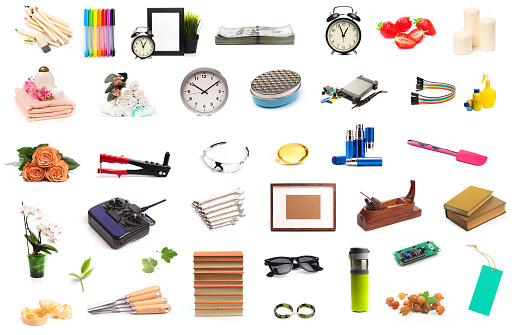
#> input picture 2025-10-05_taller_cv_3d/assets/3/image.jpg, 514 x 335 px, found by its file name
$ python ejercicio_6_analisis_geometrico.py
#> lines starting #> are read from the running program, lines starting #| are printed output that depends on the picture; after the words box and inside, x2 and y2 are one past the last pixel; in counts of white or black regions, pixels touching at a corner belong together
import cv2
import numpy as np
import math
from PIL import Image

# --- Función para crear GIF ---
def create_gif(images, duration=1000, filename='proceso_metricas.gif'):
    """Crea y guarda un GIF a partir de una lista de imágenes."""
    frames = []
    for img_np in images:
        if len(img_np.shape) == 2:
            img_np = cv2.cvtColor(img_np, cv2.COLOR_GRAY2RGB)
        elif img_np.dtype != np.uint8:
            img_np = (img_np * 255).astype(np.uint8)
        elif img_np.shape[2] == 3:
             img_np = cv2.cvtColor(img_np, cv2.COLOR_BGR2RGB)
    frames.append(Image.fromarray(img_np))
    if frames: # Asegurarse de que haya al menos un frame para guardar
        frames[0].save(filename, save_all=True, append_images=frames[1:], duration=duration, loop=0)
        print(f"GIF guardado como '{filename}'")

# --- Función para colocar etiquetas de forma inteligente ---
def get_label_position(cx, cy, img_width):
    pos_x = cx - 60
    pos_y = cy - 15
    if pos_x < 0:
        pos_x = cx + 15
    # Asegurarse que la etiqueta no se salga por la derecha
    if pos_x + 150 > img_width: # Estimado, ajustar 150 según largo de etiquetas
        pos_x = img_width - 150
        if pos_x < 0: pos_x = 0 # En caso de que la imagen sea muy estrecha

    # Asegurarse que la etiqueta no se salga por arriba
    if pos_y < 0:
        pos_y = cy + 20 # Moverla un poco hacia abajo

    return (pos_x, pos_y)

# --- Inicio del Script ---
try:
    img = cv2.imread('image.jpg')
#> img is the input picture: shape (335, 514, 3); mean B, G, R 217.9, 224.3, 230.1
    if img is None:
        raise FileNotFoundError("El archivo 'image.jpg' no se encontró.")

    img_height, img_width, _ = img.shape
#> img_height = 335; img_width = 514

    gray = cv2.cvtColor(img, cv2.COLOR_BGR2GRAY)
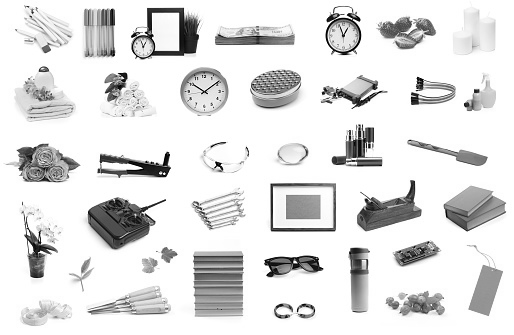
#> gray: shape (335, 514); min 0, max 255, mean 225.3
    blurred = cv2.GaussianBlur(gray, (7, 7), 0)
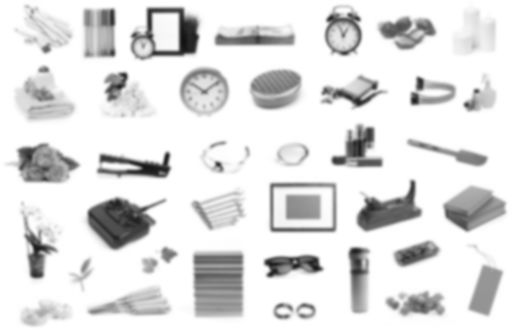
#> blurred: shape (335, 514); min 18, max 255, mean 225.3
    _, thresh = cv2.threshold(blurred, 0, 255, cv2.THRESH_BINARY_INV + cv2.THRESH_OTSU)
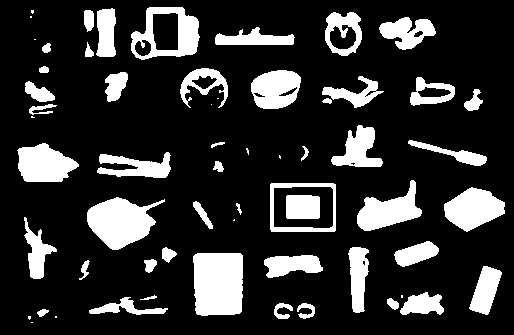
#> thresh: shape (335, 514); 19% white; 61 white regions (13 under 20 px), largest, box (x1, y1, x2, y2) and area: (193, 253, 243, 316) 2977, (87, 197, 165, 250) 2467, (444, 187, 505, 232) 1766

    kernel = np.ones((5,5), np.uint8)
    thresh = cv2.morphologyEx(thresh, cv2.MORPH_CLOSE, kernel)
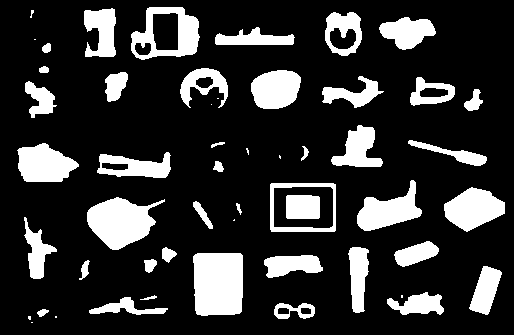
#> thresh: shape (335, 514); 19.5% white; 53 white regions (11 under 20 px)

    contours, _ = cv2.findContours(thresh, cv2.RETR_TREE, cv2.CHAIN_APPROX_SIMPLE)
#> contours = 62 contours, 12 with area under 20; largest, box (x1, y1, x2, y2) and area: (270, 183, 336, 232) 3116, (193, 253, 243, 316) 2884, (131, 7, 200, 60) 2700, (273, 186, 334, 229) 2451, (87, 197, 165, 250) 2378

    result_image = img.copy()

    # === CAMBIO CLAVE PARA EL GIF ANIMADO ===
    gif_animation_frames = [img.copy(), cv2.cvtColor(thresh, cv2.COLOR_GRAY2BGR)]
    # Añadimos la imagen original y la binarizada como primeros frames
    # Luego, añadiremos un frame por cada contorno procesado
    # =========================================

    for i, cnt in enumerate(contours):
        area = cv2.contourArea(cnt)
        perimeter = cv2.arcLength(cnt, True)

        if area < 400 or perimeter < 50:
            continue

        M = cv2.moments(cnt)
        cx = int(M["m10"] / M["m00"]) if M["m00"] != 0 else 0
        cy = int(M["m01"] / M["m00"]) if M["m00"] != 0 else 0

        epsilon = 0.035 * perimeter
        approx = cv2.approxPolyDP(cnt, epsilon, True)
        vertices = len(approx)

        circularity = (4 * math.pi * area) / (perimeter**2) if perimeter > 0 else 0

        shape_label = f"Poligono ({vertices}v)"
        color = (255, 0, 255) # Magenta por defecto

        if vertices == 3:
            shape_label = "Triangulo"
            color = (255, 0, 0) # Azul
        elif vertices == 4:
            x, y, w, h = cv2.boundingRect(approx)
            aspect_ratio = float(w)/h
            if 0.90 <= aspect_ratio <= 1.10: # Rango un poco más amplio para cuadrados
                shape_label = "Cuadrado"
            else:
                shape_label = "Rectangulo"
            color = (0, 255, 0) # Verde
        elif circularity > 0.88:
            shape_label = "Circulo"
            color = (0, 0, 255) # Rojo
        else:
            if vertices == 5:
                shape_label = "Pentagono"
            elif vertices == 6:
                shape_label = "Hexagono"
            color = (255, 165, 0) # Naranja

        cv2.drawContours(result_image, [cnt], -1, color, 3)
        cv2.circle(result_image, (cx, cy), 5, (255, 255, 255), -1)

        label_pos = get_label_position(cx, cy, img_width)
        text = f"#{i+1} [{shape_label}]"
        metrics_text = f"A:{int(area)} P:{int(perimeter)}"

        cv2.putText(result_image, text, label_pos, cv2.FONT_HERSHEY_SIMPLEX, 0.5, (0,0,0), 4, cv2.LINE_AA)
        cv2.putText(result_image, text, label_pos, cv2.FONT_HERSHEY_SIMPLEX, 0.5, (255,255,255), 1, cv2.LINE_AA)
        cv2.putText(result_image, metrics_text, (label_pos[0], label_pos[1] + 15), cv2.FONT_HERSHEY_SIMPLEX, 0.5, (0,0,0), 4, cv2.LINE_AA)
        cv2.putText(result_image, metrics_text, (label_pos[0], label_pos[1] + 15), cv2.FONT_HERSHEY_SIMPLEX, 0.5, (255,255,255), 1, cv2.LINE_AA)

        # === CAMBIO CLAVE PARA EL GIF ANIMADO ===
        # Añadir una copia del estado actual de result_image al final de cada iteración
        gif_animation_frames.append(result_image.copy())
#> this loop made 62 passes
#> (area, perimeter, cx, cy, epsilon, approx, vertices, circularity) on passes 8, 12, 15, 16, 17, 26, 27: (486.5, 188.7, 125, 307, 6.6, [[89, 312], [167, 308], [137, 310], [124, 297]], 4, 0.172), (886, 136.6, 485, 289, 4.78, [[483, 266], [469, 308], [487, 314], [501, 272]], 4, 0.597), (886.5, 151.8, 291, 264, 5.31, [[322, 267], [312, 255], [264, 260], [268, 277]], 4, 0.483), (2884.5, 214, 217, 283, 7.49, [[195, 254], [196, 313], [239, 313], [242, 255]], 4, 0.791), (916.5, 163.4, 357, 276, 5.72, [[352, 247], [352, 308], [359, 312], [368, 250]], 4, 0.432), (3116, 223.7, 302, 207, 7.83, [[270, 184], [271, 231], [335, 230], [335, 184]], 4, 0.783), (2451, 198.1, 303, 206, 6.93, [[273, 188], [330, 186], [333, 225], [274, 227]], 4, 0.785)
#> (area, perimeter, cx, cy, epsilon, approx, vertices, circularity) on pass 38: (522.5, 181.6, 454, 153, 6.36, [[408, 141], [474, 165], [486, 160]], 3, 0.199)
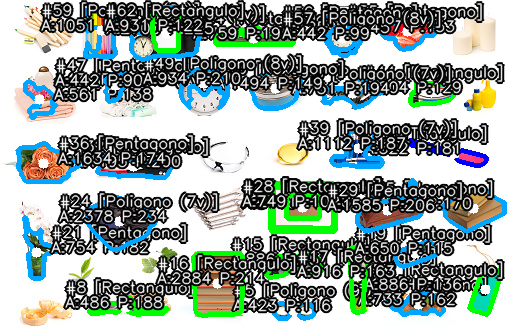
#> result_image: shape (335, 514, 3); mean B, G, R 162.3, 167.6, 154.7
#> after the loop, gif_animation_frames = 34 items
        # =========================================

    # --- Guardar GIF animado ---
    create_gif(gif_animation_frames, duration=700) # Duración ajustada para la animación
#> the loop in create_gif, `for img_np in images:` made 34 passes
#> pass 3, in create_gif, `img_np = cv2.cvtColor(img_np, cv2.COLOR_BGR2RGB)`:
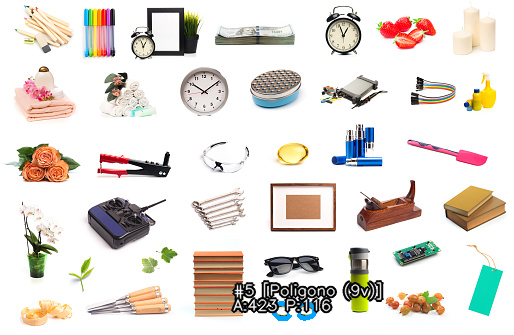
#> img_np: shape (335, 514, 3); mean R, G, B 226.8, 221.3, 215.4

    # --- Mostrar SOLO la imagen de resultados final ---
    cv2.namedWindow('Resultados con Metricas', cv2.WINDOW_NORMAL)
    cv2.imshow('Resultados con Metricas', result_image)
    cv2.waitKey(0)
    cv2.destroyAllWindows()

except FileNotFoundError as e:
    print(e)
except Exception as e:
    print(f"Ocurrió un error inesperado: {e}")
